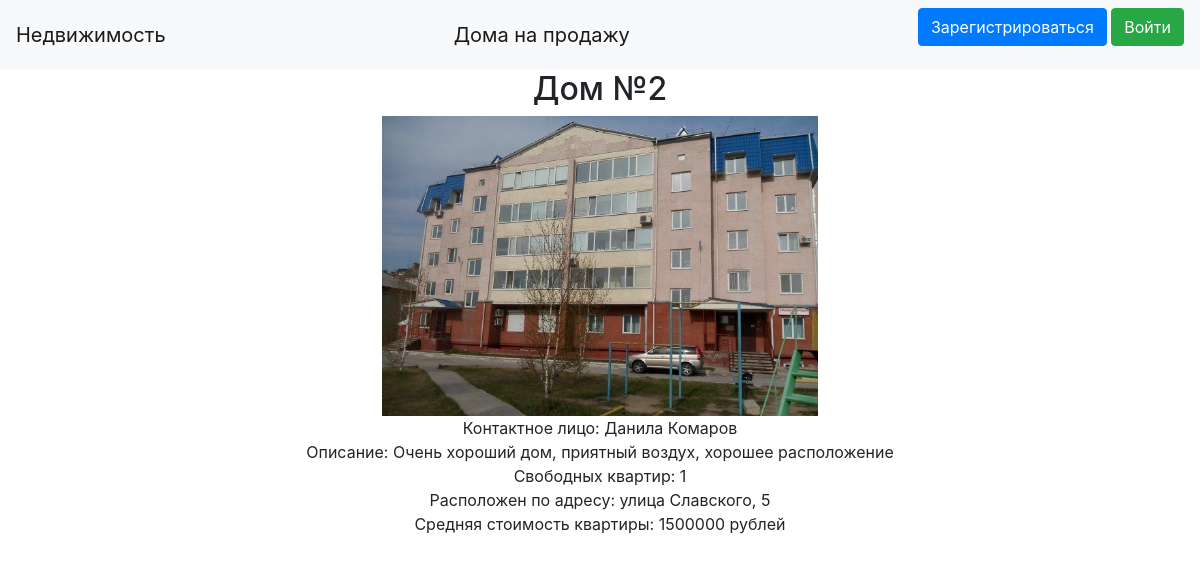
/realty/2, run on an earlier commit of the app's database.
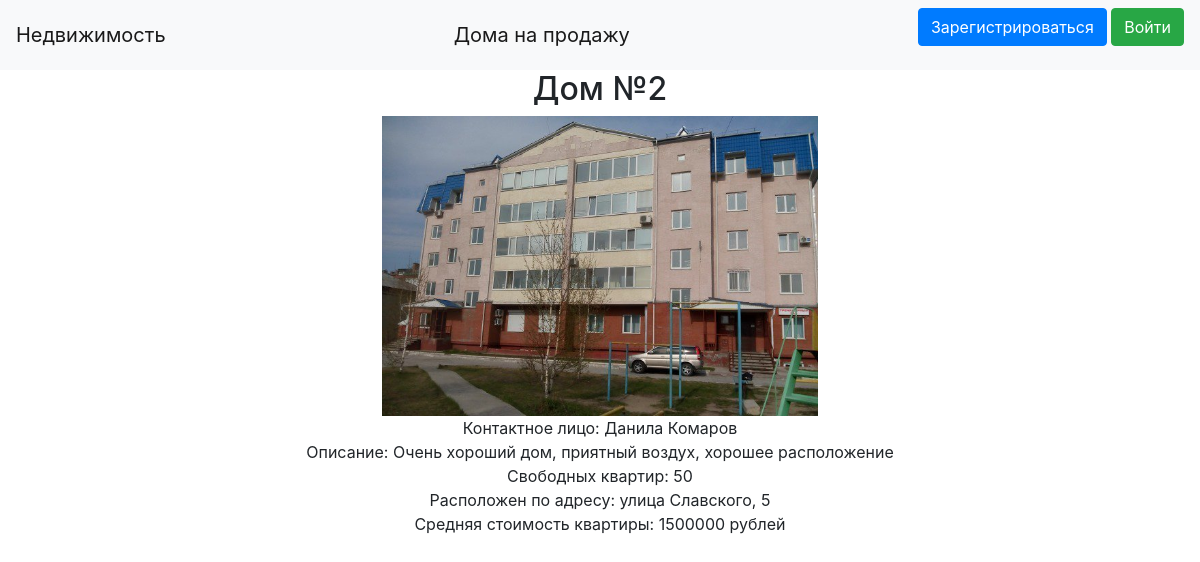
And on a later commit of the database.
### data/realties.py (models this page shows)
class Realties(SqlAlchemyBase):
    __tablename__ = 'realties'
    id = sqlalchemy.Column(sqlalchemy.Integer, primary_key=True, autoincrement=True)
    photo = sqlalchemy.Column(sqlalchemy.String, nullable=True)
    realtor = sqlalchemy.Column(sqlalchemy.Integer, sqlalchemy.ForeignKey("users.id"))
    house = sqlalchemy.Column(sqlalchemy.String)
    not_solded_flats = sqlalchemy.Column(sqlalchemy.Integer)
    address = sqlalchemy.Column(sqlalchemy.String)
    cost = sqlalchemy.Column(sqlalchemy.Integer, nullable=True)
    is_sold = sqlalchemy.Column(sqlalchemy.Boolean, nullable=True)
    user = orm.relation('User')

### main.py (the view)
@app.route('/realty/<int:id>')
def realty(id):
    realty = session.query(Realties).filter(Realties.id == id).first()
    user = session.query(User).filter(User.id == realty.realtor).first()
    if user:
        r = ' '.join([user.name, user.surname])
    return render_template('realty.html', realty=realty, realtor=r)

### templates/realty.html (shortened to what this page needs)
<!DOCTYPE html>
<html>
    <body>
        {% extends "base.html" %}
        {% block content %}
            <h2 class="text-center">Дом №{{realty.id}}</h2>
            <p class='text-center'>
                <img src={{realty.photo}} align="middle" height=300 alt=""/><br>
                Контактное лицо: {{realtor}}<br>
                Описание: {{realty.house}}<br>
                Свободных квартир: {{realty.not_solded_flats}}<br>
                Расположен по адресу: {{realty.address}}<br>
                Средняя стоимость квартиры: {{realty.cost}} рублей
            </p>
        {% endblock %}

What changed in the data, as far as the page shows it:
changed Realties "Очень хороший дом, приятный воздух, хорошее расположение": not_solded_flats "1" → "50"
